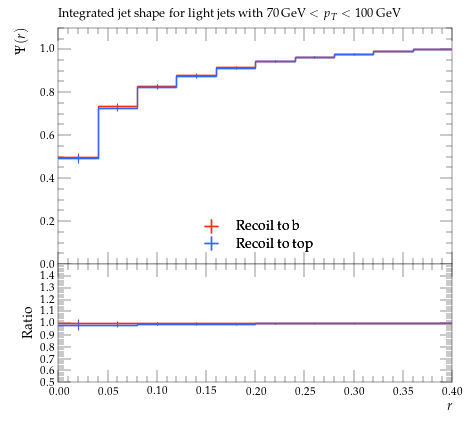

This chart was generated by the following Python code:
#! /usr/bin/env python

# This Python script was auto-generated using YODA v2.0.2.
# Analysis object: /ATLAS_2013_I1243871/d04-x02-y02
# Timestamp: 06-08-2026 (15:14:31)

import matplotlib as mpl
import matplotlib.pyplot as plt
mpl.use('Agg') # comment out for interactive use
import os
import numpy as np

plotDir = os.path.split(os.path.realpath(__file__))[0]
if 'YODA_USER_PLOT_PATH' in globals():
    plot_outdir = globals()['YODA_USER_PLOT_PATH']
else:
    plot_outdir = plotDir

#plot style
plt.style.use(os.path.join(plotDir, '../default.mplstyle'))
# plot metadata
figW, figH = plt.rcParams['figure.figsize']
ax_xLabel = r'$r$'
ax_yLabel = r'$\Psi(r)$'
ax_title  = r'Integrated jet shape for light jets with $70\,\mathrm{GeV} < p_T < 100\,\mathrm{GeV}$'
ax_xScale = 'linear'
ax_yScale = 'linear'
xLims = (0.0, 0.4)
yLims = (0.0, 1.1)

# TeX-friendly labels for the legend
labels = {
    'legend' : ([ r"Recoil to b", r"Recoil to top" ], r""),
}

# Adjust canvas width and height
canvasW = 10.0
canvasH = 9.0
figW *= canvasW/10.
figH *= canvasH/9.

# Create figure and axis objects
fig, (ax, ratio0_ax) = plt.subplots(2, 1, sharex=True,
                  figsize=(figW,figH), gridspec_kw={'height_ratios': (6.0, 3.0)})

# Set figure margins
plt.subplots_adjust(
    left   = 1.0 * plt.rcParams['figure.subplot.left'],
    right  = 1.0 * plt.rcParams['figure.subplot.right'],
    top    = 1.0 * plt.rcParams['figure.subplot.top'],
    bottom = 1.0 * plt.rcParams['figure.subplot.bottom'])

ratio0_ax.yaxis.set_major_locator(mpl.ticker.MultipleLocator(0.1))
ratio0_ax.set_ylim(0.5, 1.4999)
ratio0_ax.set_ylabel('Ratio')

# the numerical data is stored in a separate file
dataf = dict()
prefix = os.path.split(__file__)[0]
if prefix:    prefix = prefix + '/'
exec(open(prefix+'d04-x02-y02__data.py').read(), dataf)


legend_handles = dict() # keep track of handles for the legend

# style options for curves
# starts at zorder>=5 to draw curve on top of legend
styles = {
  'recoil_b': {
    'color' : '#EE3311',
    'linestyle' : '-',
    'linewidth' : 1,
    'marker' : 'none',
    'markersize' : 2,
    'capsize' : 0.0,
    'zorder' : 5,
    'histstyle' : 1,
    'drawstyle' : 'steps-pre',
    'xerrorbars' : 1,
    'yerrorbars' : 1,
    'fillcolor' : None,
    'fillopacity' : 1.0,
    'ratio0_linestyle' : '-',
    'ratio0_linewidth' : 1,
    'ratio0_marker' : 'none',
    'ratio0_markersize' : 2,
    'ratio0_capsize' : 0.0,
    'ratio0_zorder' : 5,
    'ratio0_histstyle' : 1,
    'ratio0_drawstyle' : 'steps-pre',
    'ratio0_xerrorbars' : 1,
    'ratio0_yerrorbars' : 1,
  },
  'recoil_t': {
    'color' : '#3366FF',
    'linestyle' : '-',
    'linewidth' : 1,
    'marker' : 'none',
    'markersize' : 2,
    'capsize' : 0.0,
    'zorder' : 6,
    'histstyle' : 1,
    'drawstyle' : 'steps-pre',
    'xerrorbars' : 1,
    'yerrorbars' : 1,
    'fillcolor' : None,
    'fillopacity' : 1.0,
    'ratio0_linestyle' : '-',
    'ratio0_linewidth' : 1,
    'ratio0_marker' : 'none',
    'ratio0_markersize' : 2,
    'ratio0_capsize' : 0.0,
    'ratio0_zorder' : 6,
    'ratio0_histstyle' : 1,
    'ratio0_drawstyle' : 'steps-pre',
    'ratio0_xerrorbars' : 1,
    'ratio0_yerrorbars' : 1,
  },
}

# curve from input yoda files in main panel
for label, yvals in dataf['yvals'].items():
    if all(np.isnan(v) for v in dataf['yvals'][label]):
        continue
    tmp = None
    if styles[label]['histstyle']: # draw as histogram
        xpos = dataf['xedges'][label] if styles[label]['drawstyle'] else dataf['xpoints'][label]
        ypos = np.insert(yvals, 0, yvals[0]) if styles[label]['drawstyle'] else yvals
        if styles[label]['fillcolor']: # fill area below curve
            ax.fill_between(xpos, ypos, step='pre',
                            color=styles[label]['fillcolor'],
                            alpha=styles[label]['fillopacity'])
        tmp, = ax.plot(xpos, ypos,
                       color=styles[label]['color'],
                       linestyle=styles[label]['linestyle'],
                       linewidth=styles[label]['linewidth'],
                       drawstyle=styles[label]['drawstyle'], solid_joinstyle='miter',
                       zorder=styles[label]['zorder'], label=label)
    tmp = ax.errorbar(dataf['xpoints'][label], yvals,
                      xerr=np.array(dataf['xerrs'][label])*styles[label]['xerrorbars'],
                      yerr=np.array(dataf['yerrs'][label])*styles[label]['yerrorbars'],
                      fmt=styles[label]['marker'], capsize=styles[label]['capsize'],
                      markersize=styles[label]['markersize'],
                      ecolor=styles[label]['color'],
                      color=styles[label]['color'], zorder=styles[label]['zorder'])
    tmp[-1][0].set_linestyle(styles[label]['linestyle'])
    tmp[-1][0].set_linewidth(styles[label]['linewidth'])
    if label in dataf['add_legend_handle']:  legend_handles[label] = tmp
    for varLabel in dataf['variation_yvals'].keys():
        if varLabel.startswith(label):
            tmp, = ax.plot(dataf['xedges'][label], dataf['variation_yvals'][varLabel],
                           color=styles[label]['color'],
                           linestyle=styles[label]['linestyle'],
                           linewidth=styles[label]['linewidth'],
                           drawstyle='steps-pre', solid_joinstyle='miter',
                           zorder=styles[label]['zorder'], alpha=0.5)


# plots on ratio panel
# curve from input yoda files in ratio panel
for label, yvals in dataf['ratio0_yvals'].items():
    if all(np.isnan(v) for v in yvals):
        continue
    if styles[label]['ratio0_histstyle']: # plot as histogram
        xpos = dataf['xedges']['recoil_b'] if styles[label]['ratio0_drawstyle'] else dataf['xpoints']['recoil_b']
        ypos = np.insert(yvals, 0, yvals[0]) if styles[label]['ratio0_drawstyle'] else yvals
        ratio0_ax.plot(xpos, ypos,
                       color=styles[label]['color'],
                       linewidth=styles[label]['linewidth'],
                       linestyle=styles[label]['ratio0_linestyle'],
                       drawstyle=styles[label]['ratio0_drawstyle'], zorder=styles[label]['zorder'],
                       solid_joinstyle='miter')
    tmp = ratio0_ax.errorbar(dataf['xpoints']['recoil_b'], yvals,
                             xerr=np.array(dataf['ref_xerrs'])*styles[label]['ratio0_xerrorbars'],
                             yerr=np.array(dataf['ratio0_yerrs'][label])*styles[label]['ratio0_yerrorbars'],
                             fmt=styles[label]['ratio0_marker'], capsize=styles[label]['ratio0_capsize'],
                             markersize=styles[label]['ratio0_markersize'],
                             ecolor=styles[label]['color'],
                             color=styles[label]['color'])
    tmp[-1][0].set_linestyle(styles[label]['ratio0_linestyle'])
    tmp[-1][0].set_linewidth(styles[label]['ratio0_linewidth'])

    for varlabel in dataf['ratio0_variation_vals'].keys():
        if varlabel.startswith(label):
            ratio0_ax.plot(dataf['xedges']['recoil_b'],
                            dataf['ratio0_variation_vals'][varlabel],
                            color=styles[label]['color'],
                            linestyle=styles[label]['linestyle'],
                            linewidth=styles[label]['linewidth'],
                            drawstyle='steps-pre', solid_joinstyle='miter',
                            zorder=1, alpha=0.5)

legend_items = list(legend_handles.values())
ax.add_artist(ax.legend(legend_items,
                        labels['legend'][0],
                        title=labels['legend'][1],
                        alignment='left',
                        loc='lower center',
                        bbox_to_anchor=(0.5, 0.0)))

# set plot metadata as defined above
ratio0_ax.set_xlabel(ax_xLabel)
ratio0_ax.xaxis.set_label_coords(1., -0.15)
ax.set_ylabel(ax_yLabel, ha='right', va='top')
ax.yaxis.set_label_coords(-0.11, 1.0)
ax.set_title(ax_title, loc='left')
ax.set_xscale(ax_xScale)
ax.set_yscale(ax_yScale)
ax.set_xlim(xLims)
ax.set_ylim(yLims)

# tick formatting
plt.rcParams['xtick.top'] = True
plt.rcParams['ytick.right'] = True
fig.align_ylabels((ax, ratio0_ax))
plt.savefig(os.path.join(plot_outdir, 'd04-x02-y02.pdf'), format='PDF')
plt.savefig(os.path.join(plot_outdir, 'd04-x02-y02.png'), format='PNG')

plt.close(fig)
